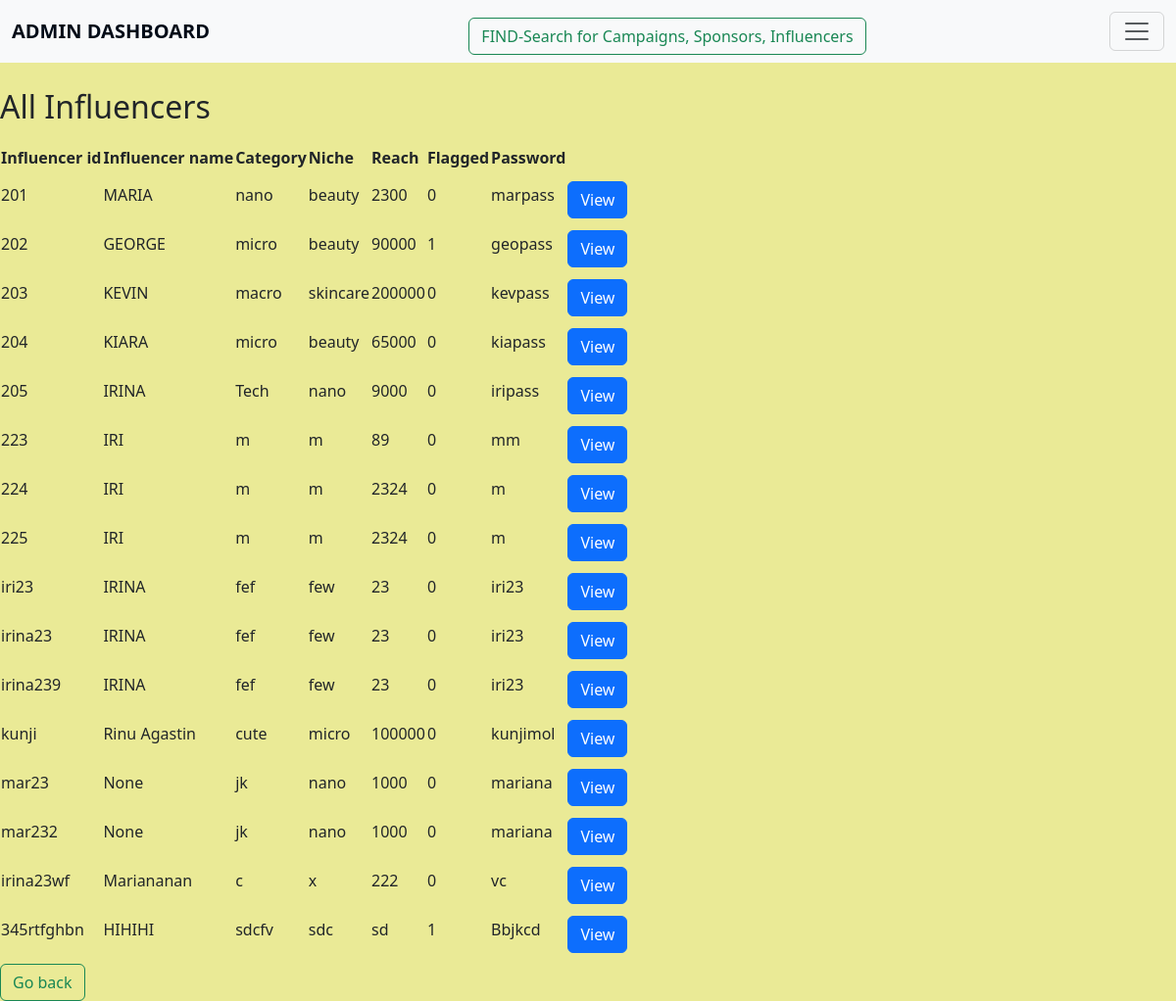
Before: /influencers with the older database file.
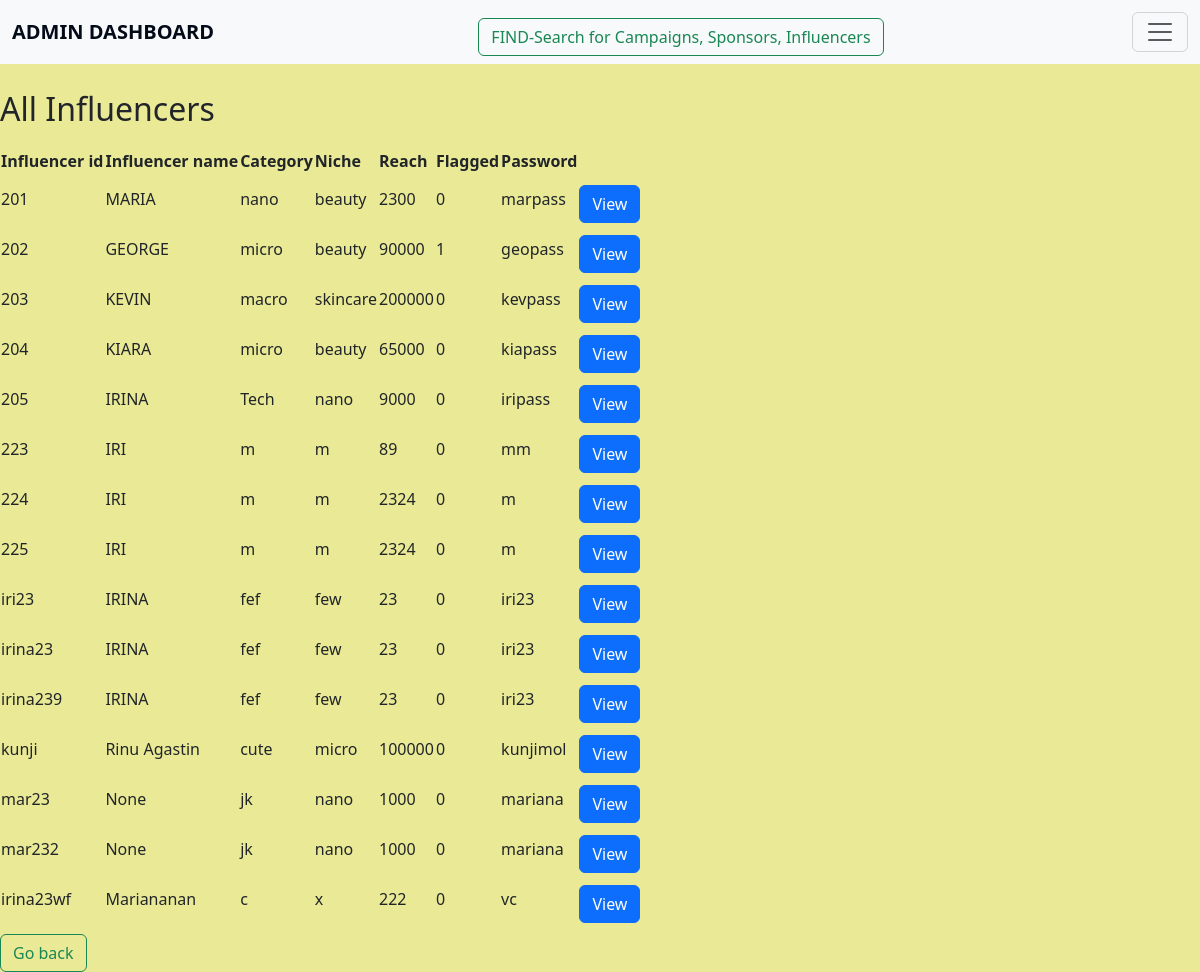
After: the same page with the newer database file.
### application/models.py (models this page shows)
class Influencer(db.Model):
    __tablename__="influencer"
    inf_id=db.Column(db.String,primary_key=True,nullable=False)
    inf_name=db.Column(db.String)
    inf_password=db.Column(db.String,nullable=False)
    inf_category=db.Column(db.String,nullable=False)
    inf_niche=db.Column(db.String,nullable=False)
    inf_reach=db.Column(db.Integer,nullable=False)
    flagged=db.Column(db.Integer, default=0)
    rating=db.Column(db.Integer)
    inf_req=db.relationship('Adrequest')

### application/controllers.py (the view)
@app.route("/influencers",methods=["GET"])
def influencers():
    inf=Influencer.query.all()
    return render_template('influencers.html',inf=inf)

### templates/influencers.html (shortened to what this page needs)
<!DOCTYPE html>
<html lang="en">
<head>
    <link href="https://cdn.jsdelivr.net/npm/bootstrap@5.3.3/dist/css/bootstrap.min.css" rel="stylesheet">
</head>
<body>
    <nav class="navbar bg-body-tertiary fixed-top">
        <div class="container-fluid">
            <a class="navbar-brand" href="/">ADMIN DASHBOARD</a>
            <a href="find_details"><button class="btn btn-outline-success" type="button">FIND-Search for Campaigns, Sponsors, Influencers</button></a>
            <button class="navbar-toggler" type="button" data-bs-toggle="offcanvas" data-bs-target="#offcanvasNavbar" aria-controls="offcanvasNavbar" aria-label="Toggle navigation">
                <span class="navbar-toggler-icon"></span>
            </button>
        </div>
    </nav>
    <h2>All Influencers</h2>
    <table id="all-Influencers">
        <tr>
            <th>Influencer id</th>
            <th>Influencer name</th>
            <th>Category</th>
            <th>Niche</th>
            <th>Reach</th>
            <th>Flagged</th>
            <th>Password</th>
        </tr>
        {%for i in inf%}
            <tr>
                <td>{{i.inf_id}}</td>
                <td>{{i.inf_name}}</td>
                <td>{{i.inf_category}}</td>
                <td>{{i.inf_niche}}</td>
                <td>{{i.inf_reach}}</td>
                <td>{{i.flagged}}</td>
                <td>{{i.inf_password}}</td>
                <td><a href="{{url_for('inf_details', inf_id=i.inf_id) }}" class="btn btn-primary" type="button">View</a></td>
            </tr>
        {%endfor%}
    </table>
    <td> <a href="{{url_for('admin_dashboard') }}"><button class="btn btn-outline-success" type="button">Go back</button></a></td>
</body>
</html>

Changed rows visible on the page:
removed Influencer: inf_id "345rtfghbn", inf_name "HIHIHI", inf_category "sdcfv", inf_niche "sdc", inf_reach "sd", flagged "1", inf_password "Bbjkcd"
